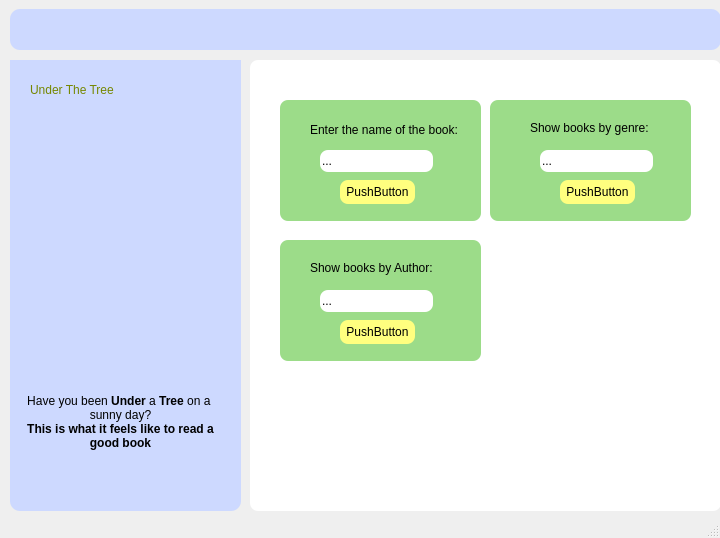
<?xml version="1.0" encoding="UTF-8"?>
<ui version="4.0">
 <class>MainWindow</class>
 <widget class="QMainWindow" name="MainWindow">
  <property name="geometry">
   <rect>
    <x>0</x>
    <y>0</y>
    <width>720</width>
    <height>538</height>
   </rect>
  </property>
  <property name="windowTitle">
   <string>MainWindow</string>
  </property>
  <widget class="QWidget" name="centralwidget">
   <widget class="QFrame" name="frame_principal">
    <property name="geometry">
     <rect>
      <x>10</x>
      <y>60</y>
      <width>231</width>
      <height>451</height>
     </rect>
    </property>
    <property name="minimumSize">
     <size>
      <width>100</width>
      <height>0</height>
     </size>
    </property>
    <property name="maximumSize">
     <size>
      <width>500</width>
      <height>16777215</height>
     </size>
    </property>
    <property name="styleSheet">
     <string notr="true">background-color: rgb(205, 217, 255);
border-radius:10px;
</string>
    </property>
    <property name="frameShape">
     <enum>QFrame::StyledPanel</enum>
    </property>
    <property name="frameShadow">
     <enum>QFrame::Raised</enum>
    </property>
    <widget class="QLabel" name="title">
     <property name="geometry">
      <rect>
       <x>20</x>
       <y>20</y>
       <width>181</width>
       <height>20</height>
      </rect>
     </property>
     <property name="styleSheet">
      <string notr="true">font: 900 18pt &quot;Segoe UI&quot;;
color: rgb(117, 135, 0);
</string>
     </property>
     <property name="text">
      <string>Under The Tree</string>
     </property>
    </widget>
    <widget class="QTextEdit" name="textEdit">
     <property name="geometry">
      <rect>
       <x>10</x>
       <y>330</y>
       <width>201</width>
       <height>81</height>
      </rect>
     </property>
     <property name="styleSheet">
      <string notr="true">font: 12pt &quot;Segoe UI&quot;;</string>
     </property>
     <property name="frameShadow">
      <enum>QFrame::Sunken</enum>
     </property>
     <property name="readOnly">
      <bool>true</bool>
     </property>
     <property name="html">
      <string>&lt;!DOCTYPE HTML PUBLIC &quot;-//W3C//DTD HTML 4.0//EN&quot; &quot;http://www.w3.org/TR/REC-html40/strict.dtd&quot;&gt;
&lt;html&gt;&lt;head&gt;&lt;meta name=&quot;qrichtext&quot; content=&quot;1&quot; /&gt;&lt;meta charset=&quot;utf-8&quot; /&gt;&lt;style type=&quot;text/css&quot;&gt;
p, li { white-space: pre-wrap; }
hr { height: 1px; border-width: 0; }
li.unchecked::marker { content: &quot;\2610&quot;; }
li.checked::marker { content: &quot;\2612&quot;; }
&lt;/style&gt;&lt;/head&gt;&lt;body style=&quot; font-family:'Segoe UI'; font-size:12pt; font-weight:400; font-style:normal;&quot;&gt;
&lt;p align=&quot;center&quot; style=&quot; margin-top:0px; margin-bottom:0px; margin-left:0px; margin-right:0px; -qt-block-indent:0; text-indent:0px;&quot;&gt;&lt;span style=&quot; font-size:9pt;&quot;&gt;Have you been &lt;/span&gt;&lt;span style=&quot; font-size:9pt; font-weight:700;&quot;&gt;Under &lt;/span&gt;&lt;span style=&quot; font-size:9pt;&quot;&gt;a&lt;/span&gt;&lt;span style=&quot; font-size:9pt; font-weight:700;&quot;&gt; Tree&lt;/span&gt;&lt;span style=&quot; font-size:9pt;&quot;&gt; on a &lt;/span&gt;&lt;/p&gt;
&lt;p align=&quot;center&quot; style=&quot; margin-top:0px; margin-bottom:0px; margin-left:0px; margin-right:0px; -qt-block-indent:0; text-indent:0px;&quot;&gt;&lt;span style=&quot; font-size:9pt;&quot;&gt;sunny day?&lt;/span&gt;&lt;/p&gt;
&lt;p align=&quot;center&quot; style=&quot; margin-top:0px; margin-bottom:0px; margin-left:0px; margin-right:0px; -qt-block-indent:0; text-indent:0px;&quot;&gt;&lt;span style=&quot; font-size:9pt; font-weight:700;&quot;&gt;This is what it feels like to read a good book&lt;/span&gt;&lt;/p&gt;&lt;/body&gt;&lt;/html&gt;</string>
     </property>
     <property name="overwriteMode">
      <bool>true</bool>
     </property>
     <property name="acceptRichText">
      <bool>true</bool>
     </property>
     <property name="cursorWidth">
      <number>2</number>
     </property>
    </widget>
    <widget class="QLabel" name="label_4">
     <property name="geometry">
      <rect>
       <x>-30</x>
       <y>0</y>
       <width>591</width>
       <height>371</height>
      </rect>
     </property>
     <property name="styleSheet">
      <string notr="true">border-radius:10px;</string>
     </property>
     <property name="text">
      <string/>
     </property>
     <property name="pixmap">
      <pixmap>../img/tree3.png</pixmap>
     </property>
    </widget>
    <zorder>label_4</zorder>
    <zorder>title</zorder>
    <zorder>textEdit</zorder>
   </widget>
   <widget class="QFrame" name="frame_2">
    <property name="geometry">
     <rect>
      <x>250</x>
      <y>60</y>
      <width>471</width>
      <height>451</height>
     </rect>
    </property>
    <property name="styleSheet">
     <string notr="true">background-color: rgb(255, 255, 255);
border-radius:8px;</string>
    </property>
    <property name="frameShape">
     <enum>QFrame::StyledPanel</enum>
    </property>
    <property name="frameShadow">
     <enum>QFrame::Raised</enum>
    </property>
    <widget class="QFrame" name="frame_option1">
     <property name="geometry">
      <rect>
       <x>30</x>
       <y>40</y>
       <width>201</width>
       <height>121</height>
      </rect>
     </property>
     <property name="autoFillBackground">
      <bool>false</bool>
     </property>
     <property name="styleSheet">
      <string notr="true">background-color: rgb(156, 220, 137);
border-radius:8px;</string>
     </property>
     <property name="frameShape">
      <enum>QFrame::NoFrame</enum>
     </property>
     <property name="frameShadow">
      <enum>QFrame::Plain</enum>
     </property>
     <property name="lineWidth">
      <number>-1</number>
     </property>
     <property name="midLineWidth">
      <number>4</number>
     </property>
     <widget class="QLabel" name="label">
      <property name="geometry">
       <rect>
        <x>30</x>
        <y>20</y>
        <width>151</width>
        <height>20</height>
       </rect>
      </property>
      <property name="text">
       <string>Enter the name of the book:</string>
      </property>
     </widget>
     <widget class="QPushButton" name="pushButton_2">
      <property name="geometry">
       <rect>
        <x>60</x>
        <y>80</y>
        <width>75</width>
        <height>24</height>
       </rect>
      </property>
      <property name="cursor">
       <cursorShape>ClosedHandCursor</cursorShape>
      </property>
      <property name="styleSheet">
       <string notr="true">background-color: rgb(255, 255, 127);
border-radius:8px;</string>
      </property>
      <property name="text">
       <string>PushButton</string>
      </property>
      <property name="checkable">
       <bool>false</bool>
      </property>
      <property name="autoDefault">
       <bool>true</bool>
      </property>
      <property name="default">
       <bool>true</bool>
      </property>
      <property name="flat">
       <bool>false</bool>
      </property>
     </widget>
     <widget class="QLineEdit" name="lineEdit_1">
      <property name="geometry">
       <rect>
        <x>40</x>
        <y>50</y>
        <width>113</width>
        <height>22</height>
       </rect>
      </property>
      <property name="styleSheet">
       <string notr="true">background-color: rgb(255, 255, 255);</string>
      </property>
      <property name="text">
       <string>...</string>
      </property>
     </widget>
    </widget>
    <widget class="QFrame" name="frame_option3">
     <property name="geometry">
      <rect>
       <x>30</x>
       <y>180</y>
       <width>201</width>
       <height>121</height>
      </rect>
     </property>
     <property name="styleSheet">
      <string notr="true">background-color: rgb(156, 220, 137);
border-radius:8px;</string>
     </property>
     <property name="frameShape">
      <enum>QFrame::StyledPanel</enum>
     </property>
     <property name="frameShadow">
      <enum>QFrame::Raised</enum>
     </property>
     <widget class="QLabel" name="label_3">
      <property name="geometry">
       <rect>
        <x>30</x>
        <y>20</y>
        <width>141</width>
        <height>16</height>
       </rect>
      </property>
      <property name="text">
       <string>Show books by Author:</string>
      </property>
     </widget>
     <widget class="QPushButton" name="pushButton">
      <property name="geometry">
       <rect>
        <x>60</x>
        <y>80</y>
        <width>75</width>
        <height>24</height>
       </rect>
      </property>
      <property name="styleSheet">
       <string notr="true">background-color: rgb(255, 255, 127);
border-radius:8px;</string>
      </property>
      <property name="text">
       <string>PushButton</string>
      </property>
     </widget>
     <widget class="QLineEdit" name="lineEdit_2">
      <property name="geometry">
       <rect>
        <x>40</x>
        <y>50</y>
        <width>113</width>
        <height>22</height>
       </rect>
      </property>
      <property name="styleSheet">
       <string notr="true">background-color: rgb(255, 255, 255);</string>
      </property>
      <property name="text">
       <string>...</string>
      </property>
     </widget>
    </widget>
    <widget class="QFrame" name="frame_option2">
     <property name="geometry">
      <rect>
       <x>240</x>
       <y>40</y>
       <width>201</width>
       <height>121</height>
      </rect>
     </property>
     <property name="styleSheet">
      <string notr="true">background-color: rgb(156, 220, 137);
border-radius:8px;</string>
     </property>
     <property name="frameShape">
      <enum>QFrame::StyledPanel</enum>
     </property>
     <property name="frameShadow">
      <enum>QFrame::Raised</enum>
     </property>
     <widget class="QLabel" name="label_2">
      <property name="geometry">
       <rect>
        <x>40</x>
        <y>20</y>
        <width>121</width>
        <height>16</height>
       </rect>
      </property>
      <property name="text">
       <string>Show books by genre:</string>
      </property>
     </widget>
     <widget class="QPushButton" name="pushButton_3">
      <property name="geometry">
       <rect>
        <x>70</x>
        <y>80</y>
        <width>75</width>
        <height>24</height>
       </rect>
      </property>
      <property name="styleSheet">
       <string notr="true">background-color: rgb(255, 255, 127);
border-radius:8px;</string>
      </property>
      <property name="text">
       <string>PushButton</string>
      </property>
     </widget>
     <widget class="QLineEdit" name="lineEdit_3">
      <property name="geometry">
       <rect>
        <x>50</x>
        <y>50</y>
        <width>113</width>
        <height>22</height>
       </rect>
      </property>
      <property name="styleSheet">
       <string notr="true">background-color: rgb(255, 255, 255);</string>
      </property>
      <property name="text">
       <string>...</string>
      </property>
     </widget>
    </widget>
   </widget>
   <widget class="QFrame" name="frame_close">
    <property name="geometry">
     <rect>
      <x>10</x>
      <y>9</y>
      <width>711</width>
      <height>41</height>
     </rect>
    </property>
    <property name="styleSheet">
     <string notr="true">background-color: rgb(205, 217, 255);
border-radius:10px;</string>
    </property>
    <property name="frameShape">
     <enum>QFrame::StyledPanel</enum>
    </property>
    <property name="frameShadow">
     <enum>QFrame::Raised</enum>
    </property>
    <widget class="QPushButton" name="button_close">
     <property name="geometry">
      <rect>
       <x>660</x>
       <y>10</y>
       <width>41</width>
       <height>21</height>
      </rect>
     </property>
     <property name="styleSheet">
      <string notr="true">color: rgb(255, 255, 255);
</string>
     </property>
     <property name="text">
      <string/>
     </property>
     <property name="icon">
      <iconset>
       <normaloff>../img/close.svg</normaloff>../img/close.svg</iconset>
     </property>
     <property name="iconSize">
      <size>
       <width>25</width>
       <height>25</height>
      </size>
     </property>
    </widget>
   </widget>
  </widget>
  <widget class="QStatusBar" name="statusbar"/>
 </widget>
 <resources/>
 <connections/>
</ui>
